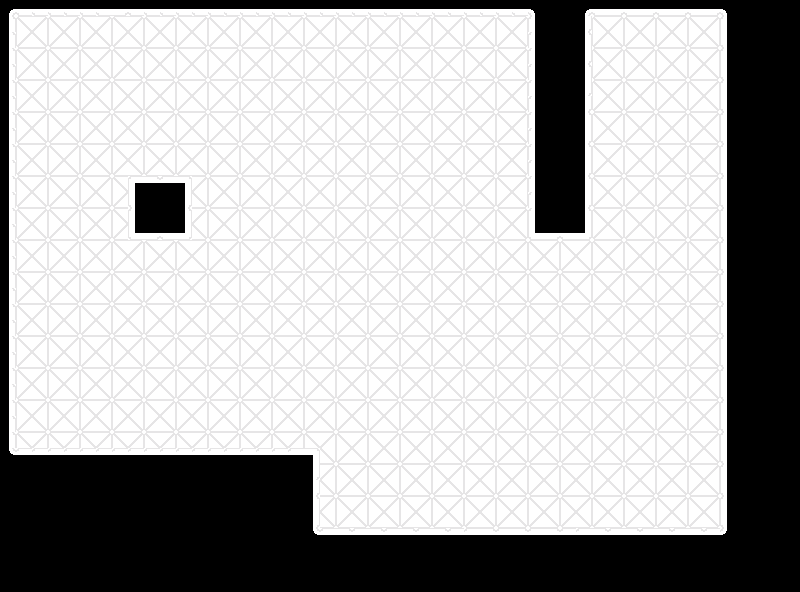

Below is a game level as drawn by its tile map, then a one-line description and the .tmx that defines it (tile-layer data replaced by summaries):
An orthogonal 50x37 tile map with 16x16 px tiles, 1 tile layer (room) and 9 objects (1, 2).

<map version="1.0" orientation="orthogonal" renderorder="right-down" width="50" height="37" tilewidth="16" tileheight="16" nextobjectid="19">
 <tileset firstgid="1" name="tileset-template" tilewidth="16" tileheight="16" tilecount="256">
  <image source="tileset-template.png" width="256" height="256" />
 </tileset>
 <layer name="room" width="50" height="37">
  <data>[1850 cells, 1437 non-empty, 90 distinct tile ids]</data>
 </layer>
 <objectgroup color="#55ff00" name="walls" visible="0">
  <object id="1" x="0" y="0" width="8" height="590" />
  <object id="2" x="8.5" y="455.5" width="303.5" height="135.5" />
  <object id="3" x="312" y="534" width="415" height="57" />
  <object id="4" x="727" y="8" width="60" height="584" />
  <object id="5" x="534" y="10" width="51" height="222" />
  <object id="6" x="0" y="0" width="802" height="9" />
  <object id="7" x="136" y="184" width="48" height="48" />
 </objectgroup>
 <objectgroup name="guards">
  <object id="9" name="1" x="90" y="87">
   <polyline points="0,0 112,0 236,139 92,307 -25,194" />
  </object>
  <object id="13" name="2" x="685" y="51">
   <polyline points="-29,-3 -30,380 -303,450" />
  </object>
 </objectgroup>
</map>
